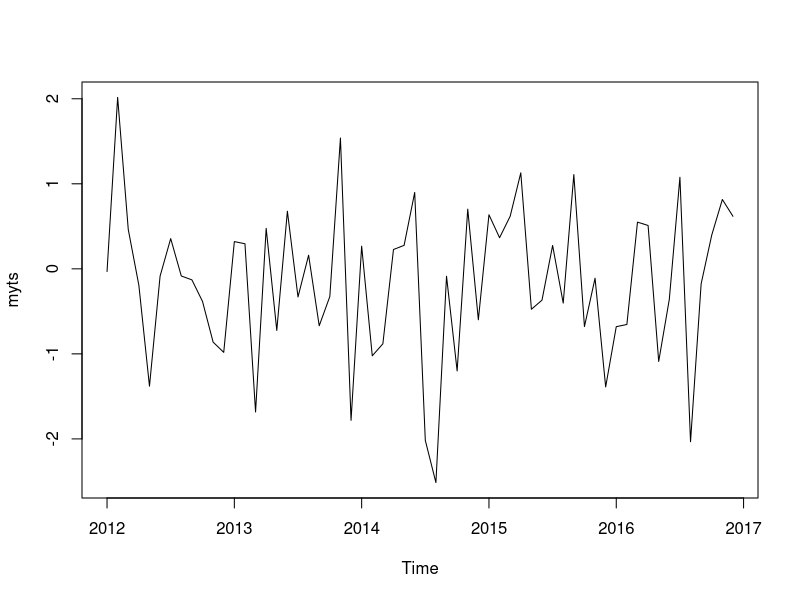

Write R code to recreate this figure.
install.packages('forecast')
install.packages('ggplot2')
install.packages('urca')
install.packages('latest')
install.packages('seasonal')
install.packages('seasonalview')

myts =rnorm(60)
myts = ts(myts, start = c(2012,1),c(2016,12), frequency = 12)
myts
class(myts)

plot(myts)
